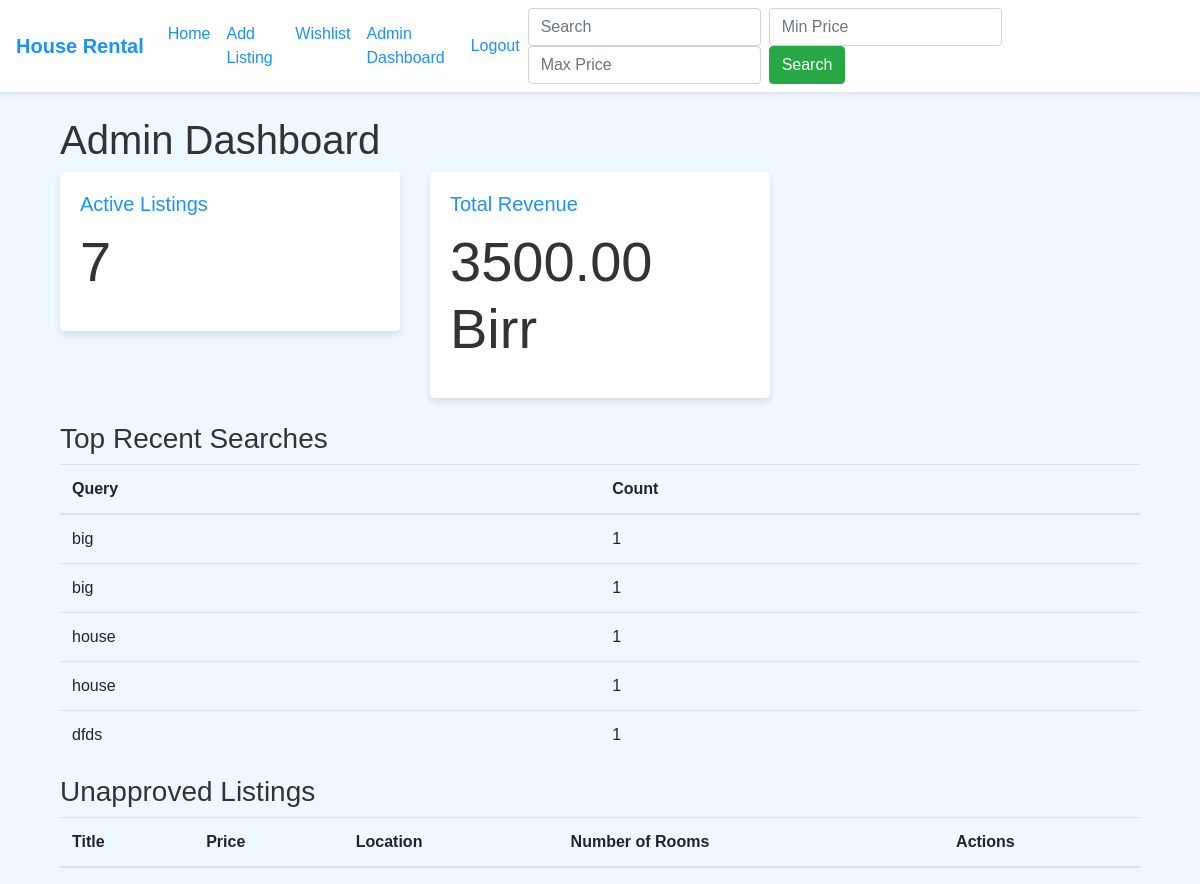
The page /admin_dashboard (signed in) on the database as committed earlier.
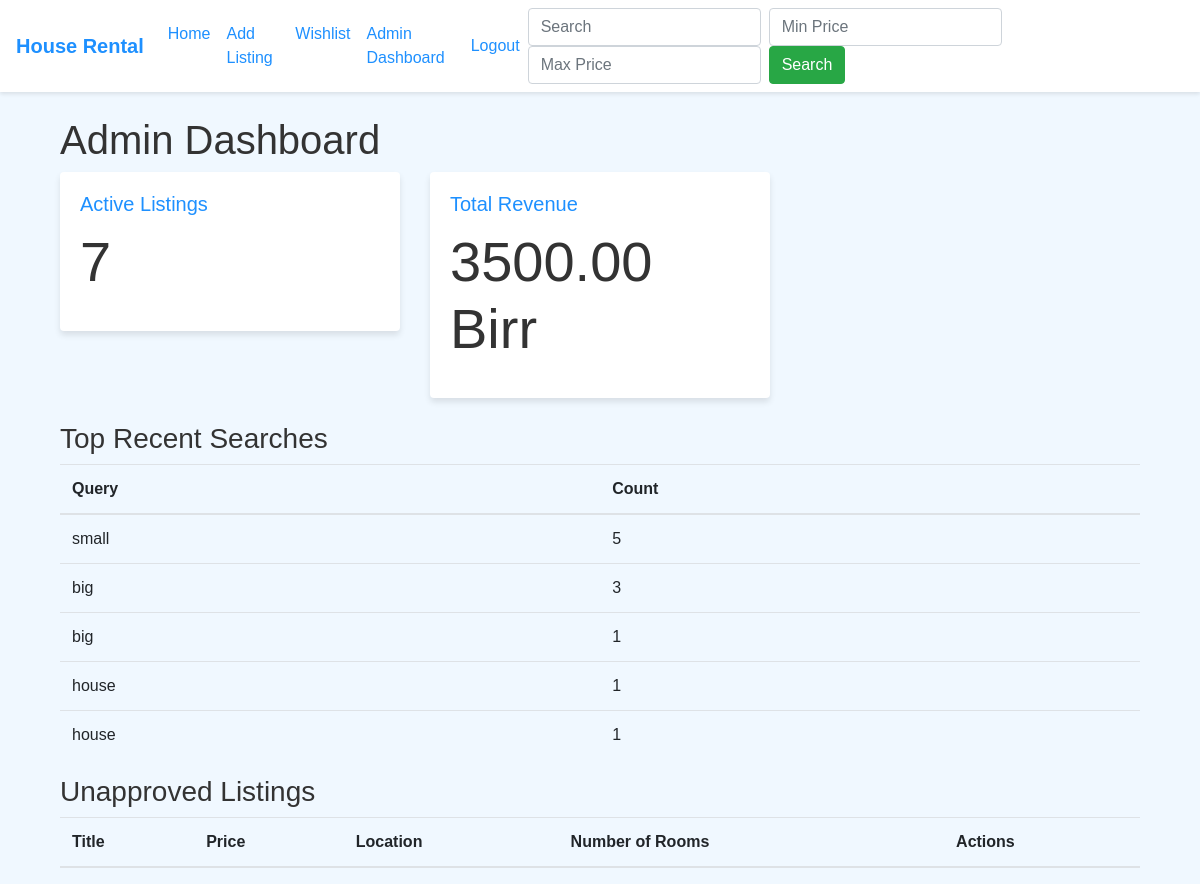
The same page on the database as committed later.
### app.py (models this page shows)
class SearchTrend(db.Model):
    id = db.Column(db.Integer, primary_key=True)
    query = db.Column(db.String(100), nullable=False)
    count = db.Column(db.Integer, nullable=False)

### app.py (the view)
@app.route("/admin_dashboard", methods=['GET'])
@login_required
def admin_dashboard():
    if not current_user.is_authenticated:
        flash('Please log in to access the admin dashboard.', 'error')
        return redirect(url_for('login'))
    if current_user.role != 'admin':
        flash('You are not authorized to access the admin dashboard.', 'error')
        return redirect(url_for('home'))
    active_listings = HouseListing.query.filter(HouseListing.payDate != None).count()
    revenue = active_listings * 500  # Assuming each listing costs 500 birr
    unapproved_listings = HouseListing.query.filter(HouseListing.payDate.is_(None)).all()
    search_trends =  db.session.query(SearchTrend).order_by(SearchTrend.count.desc()).limit(5).all()
    return render_template('admin_dashboard.html',
                           active_listings=active_listings,
                           revenue=revenue,
                           search_trends=search_trends,
                           unapproved_listings=unapproved_listings
                           )

### app.py (called while the page is built)
@login_manager.user_loader
def load_user(user_id):
    return User.query.get(int(user_id))

### templates/admin_dashboard.html (shortened to what this page needs)
{% extends "base.html" %}
{% block content %}
<!DOCTYPE html>
<html lang="en">
<head>
</head>
<body>
    <div class="container mt-4">
        <h1>Admin Dashboard</h1>
        <div class="row mb-4">
            <div class="col-md-4">
                <div class="card">
                    <div class="card-body">
                        <h5 class="card-title">Active Listings</h5>
                        <p class="display-4">{{ active_listings }}</p>
                    </div>
                </div>
            </div>
            <div class="col-md-4">
                <div class="card">
                    <div class="card-body">
                        <h5 class="card-title">Total Revenue</h5>
                        <p class="display-4">{{ "%.2f"|format(revenue) }} Birr</p>
                    </div>
                </div>
            </div>
        </div>
        <h3>Top Recent Searches</h3>
        <table class="table">
            <thead>
                <tr>
                    <th>Query</th>
                    <th>Count</th>
                </tr>
            </thead>
            <tbody>
                {% for search in search_trends %}
                <tr>
                    <td>{{ search.query }}</td>
                    <td>{{ search.count }}</td>
                </tr>
                {% endfor %}
            </tbody>
        </table>
        <h3>Unapproved Listings</h3>
        <table class="table">
            <thead>
                <tr>
                    <th>Title</th>
                    <th>Price</th>
                    <th>Location</th>
                    <th>Number of Rooms</th>
                    <th>Actions</th>
                </tr>
            </thead>
        </table>
    </div>
</body>
</html>
{% endblock %}

### templates/base.html (shortened to what this page needs)
<!DOCTYPE html>
<html lang="en">
<head>
    <link rel="stylesheet" href="https://stackpath.bootstrapcdn.com/bootstrap/4.5.2/css/bootstrap.min.css">
    <link rel="stylesheet" href="{{ url_for('static', filename='style.css') }}">
    <link rel="stylesheet" href="https://cdnjs.cloudflare.com/ajax/libs/font-awesome/6.0.0/css/all.min.css" />
</head>
<body>
    <nav class="navbar navbar-expand-lg navbar-dark bg-primary">
        <a class="navbar-brand" href="{{ url_for('home') }}">House Rental</a>
        <div class="collapse navbar-collapse" id="navbarNav">
            <ul class="navbar-nav mr-auto">
                <li class="nav-item">
                    <a class="nav-link" href="{{ url_for('home') }}">Home</a>
                </li>
                {% if current_user.is_authenticated %}
                <li class="nav-item">
                    <a class="nav-link" href="{{ url_for('add_listing') }}">Add Listing</a>
                </li>
                <li class="nav-item">
                    <a class="nav-link" href="{{ url_for('wishlist') }}">Wishlist</a>
                </li>
                {% if current_user.is_authenticated and current_user.role == 'admin' %}
                  <li class="nav-item">
                    <a class="nav-link" href="{{ url_for('admin_dashboard') }}">Admin Dashboard</a>
                  </li>
                {% endif %}
                {% endif %}
            </ul>
            <ul class="navbar-nav">
              {% if current_user.is_authenticated %}
                <li class="nav-item">
                    <a class="nav-link" href="{{ url_for('logout') }}" onclick="return confirmLogout()">Logout</a>
                </li>
              {% endif %}
            </ul>
            <form class="form-inline my-2 my-lg-0" action="{{ url_for('search') }}" method="get">
                <input class="form-control mr-sm-2" type="search" placeholder="Search" aria-label="Search" name="query">
                <input class="form-control mr-sm-2" type="number" placeholder="Min Price" name="min_price">
                <input class="form-control mr-sm-2" type="number" placeholder="Max Price" name="max_price">
                <button class="btn btn-success my-2 my-sm-0" type="submit">Search</button>
            </form>
        </div>
    </nav>
    <div class="container mt-4">
        {% block content %}{% endblock %}
    </div>
</body>
</html>

### static/style.css (style rules this page uses)
body { font-family: Arial, sans-serif; background-color: #f0f8ff; color: #333; }
.navbar { margin-bottom: 20px; background-color: #ffffff !important; box-shadow: 0 2px 4px rgba(0, 0, 0, 0.1); }
.navbar-brand { color: #1e90ff !important; font-weight: bold; }
.nav-link { color: #1e90ff !important; }
.card { border: none; box-shadow: 0 4px 6px rgba(0, 0, 0, 0.1); transition: transform 0.2s; }
.card-title { color: #1e90ff; }

Rows that differ between the two databases and show on the page:
no longer on this page (row unchanged): SearchTrend: query "dfds", count "1"
added SearchTrend: query "small", count "5"
changed SearchTrend (number 2 of 5 on the later page): count "1" → "3"
